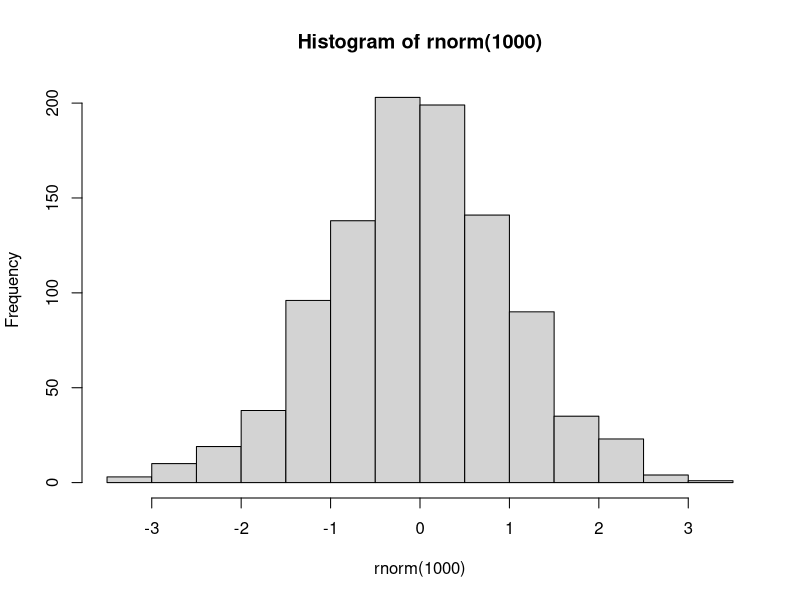
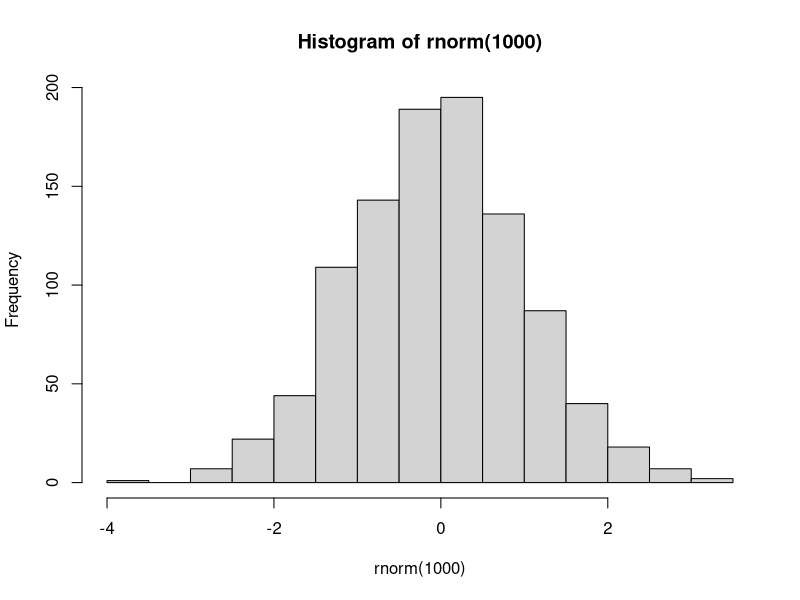
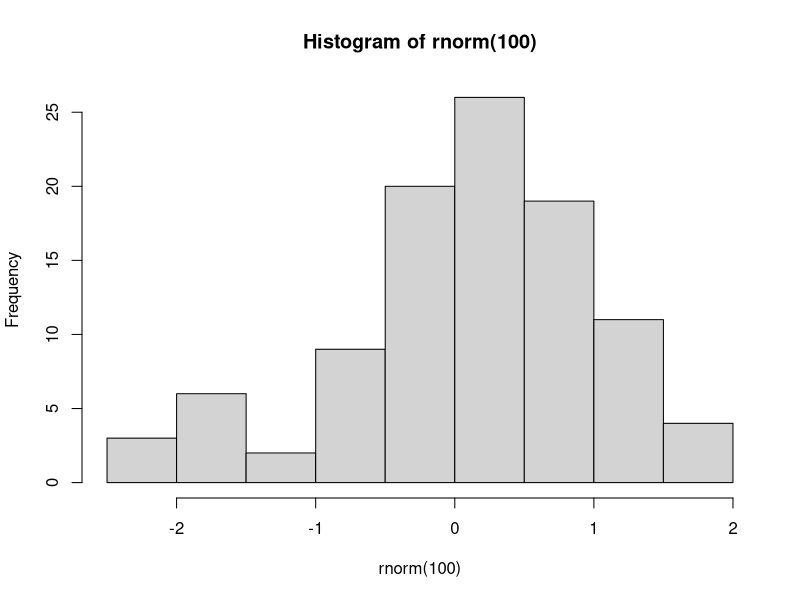

The R source for these figures, in order:
## ----include=FALSE-------------------------------------------------------------------------------------------------------
suppressPackageStartupMessages(require(knitr))


## ----eval=F,echo=TRUE----------------------------------------------------------------------------------------------------
## library(rmarkdown)
## render("scripts/script.r")


## ----eval=F,echo=TRUE----------------------------------------------------------------------------------------------------
## render("scripts/script.r", output_format="html_document")


## ----eval=F,echo=TRUE,tidy=FALSE-----------------------------------------------------------------------------------------
## render("scripts/script.r", output_format="html_document",
##        output_file="myRenderedDoc.html",output_dir="scripts")


## ----eval=F--------------------------------------------------------------------------------------------------------------
## # Generate some random numbers
## myRandNumbers <- rnorm(100,10,2)


## ----eval=F--------------------------------------------------------------------------------------------------------------
## #' this would be placed as code
## # Generate some random numbers
## myRandNumbers <- rnorm(100,10,2)


## ----eval=F--------------------------------------------------------------------------------------------------------------
## 
## #'
## #' title: "CWB making notes example"
## #' author: "Tom Carroll"
## #' date: "Day 3 of CWB"
## #'
## #' this would be placed as text in html
## # Generate some random numbers (This is a comment with code)
## myRandNumbers <- rnorm(100,10,2)


## ----eval=F--------------------------------------------------------------------------------------------------------------
## 
## #' Some comments for text.
## #+ fig.width=3, fig.height=3
## myRandNumbers <- rnorm(100,10,2)
## hist(myRandNumbers)


## ----results='asis',eval=F-----------------------------------------------------------------------------------------------
## Italics = _Italics_ or *Italics*
## Bold  =  __Bold__ or **Bold**


## ----fig.width=5,fig.height=2--------------------------------------------------------------------------------------------
hist(rnorm(1000))


## ----eval=F--------------------------------------------------------------------------------------------------------------
## hist(rnorm(1000))


## ----fig.width=5,fig.height=2,echo=FALSE---------------------------------------------------------------------------------
hist(rnorm(1000))


## ----tidy=T,fig.width=5,fig.height=2-------------------------------------------------------------------------------------
        hist( 
rnorm(100  )
)


## ----collapse=T----------------------------------------------------------------------------------------------------------
temp <- rnorm(10)
temp
